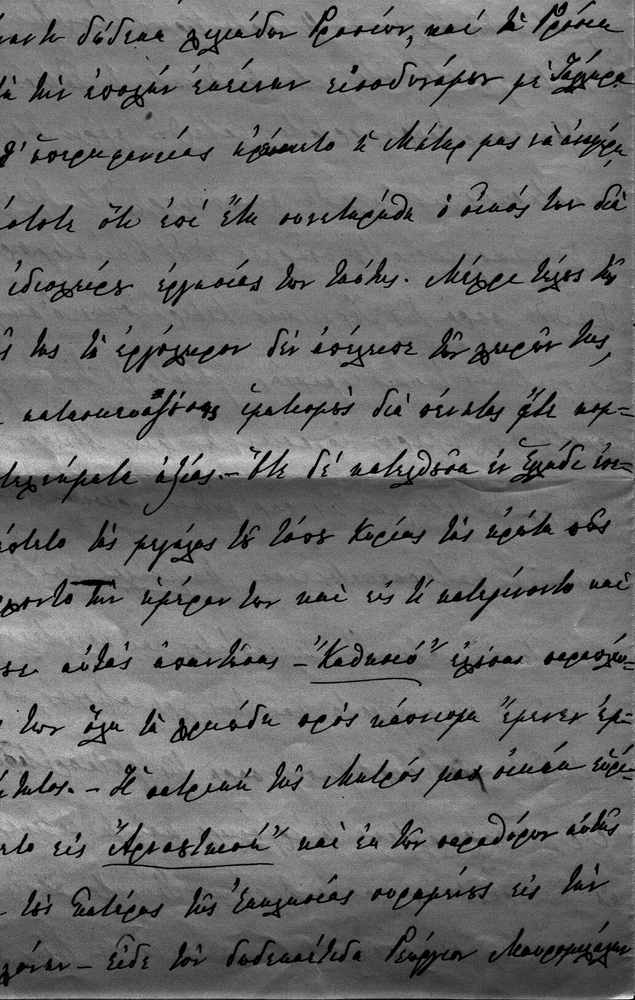
#> input picture trikoupi6.png, 635 x 1000 px, shrunk from 1031 x 1623 before the run
$ python askisi1.py trikoupi6.png trikoupi6.png
#> lines starting #> are read from the running program, lines starting #| are printed output that depends on the picture; after the words box and inside, x2 and y2 are one past the last pixel; in counts of white or black regions, pixels touching at a corner belong together
#PANAGIOTIS NTOUNETAS AM:2781

import numpy as numpy
from numpy import *
import matplotlib.pyplot as matplot
from PIL import Image
import sys
#https://en.wikipedia.org/wiki/Affine_transformation Me vasi ta 'image transformations' se ayth th selida.


#Epeksergasia eikonas
#1o orisma einai to: python askisi1.py

#img = numpy.array(Image.open(sys.argv[1])) #Eisagw thn eikona san 2o orisma
#k = int(sys.argv[2]) #Eisagw to katwfli san to 3o orisma

img = numpy.array(Image.open('trikoupi6.png')) #Ayth kai thn epomenh entolh tis vazete se sxolio kai vgazete tis apo panw
#> img is the input picture: shape (1000, 635); min 0, max 255, mean 108.4
k=100											#wste na treksei opos to zhtate sthn ekfwnisi se terminal. Sthn prokeimenh oi times htan apo 50-250 me vima 50.
												#Doulevei kai gia oles tis times. Apla sto 250...255 ginetai teleiws maayrh, pou einai ki logiko.

x = img.shape[0] #grammes
#> x = 1000
y = img.shape[1] #sthles
#> y = 635

#Tsekarw an h eikona mou einai egxrwmi h oxi, an einai thn metatrepw se grayscale
editedImg = numpy.zeros([x,y])

img = double(img) #Gia na ginei h diaresh grammh 27, n vgainei error/warning

if(len(img.shape) == 3): #An h eikona einai RGB, h diastash tou pinaka shape einai 3
	for i in range(1,x):
		for j in range(1,y):
			editedImg[i][j] = (img[i][j][0] + img[i][j][1] + img[i][j][2])/3
else:
	#for i in range(1,x):					#Kai oi 2 tropoi eite anathetontas apeyhteias to img sto neo pinaka
		#for j in range(1,y):				#eite me perasma twn pixel 1 pros 1
			#editedImg[i][j] =  img[i][j]	#to einai sxedon to idio. Einai kai ta 2 dokimsmena.

	editedImg = img


#Ftiaxnw thn eikona mou me to katwfli
kImg = numpy.zeros([x,y])

#print('TIMI KATWFLIOU =',k) #Gia na emfaanistei to katwfli sto Jupyter cell.

for i in range (0,x):				#edw ginetai h efarmogh tou katwfliou. Osa pixels vriskontai katw apo to katwfli mayrizoun.
	for j in range(0,y):			#Osa einai panw, ginontai aspra. To apotelsma edw einai idio eite evaza 1 eite 255.
		if(editedImg[i][j]< k):
			kImg[i][j] = 0
		else:
			kImg[i][j] = 1
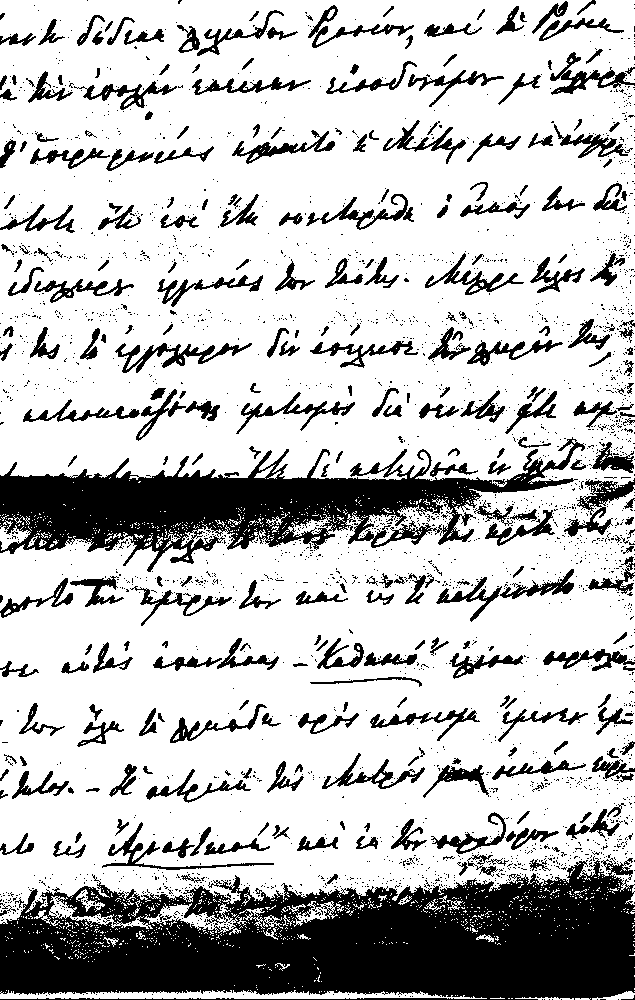
#> kImg: shape (1000, 635) float64; values 0 (black) and 1 (white), 75.2% white; 2767 black regions (2471 under 20 px), largest, box (x1, y1, x2, y2) and area: (0, 858, 635, 1000) 61833, (0, 437, 585, 572) 30040, (564, 478, 635, 537) 1267

matplot.imshow(kImg, cmap="gray")
matplot.show()
